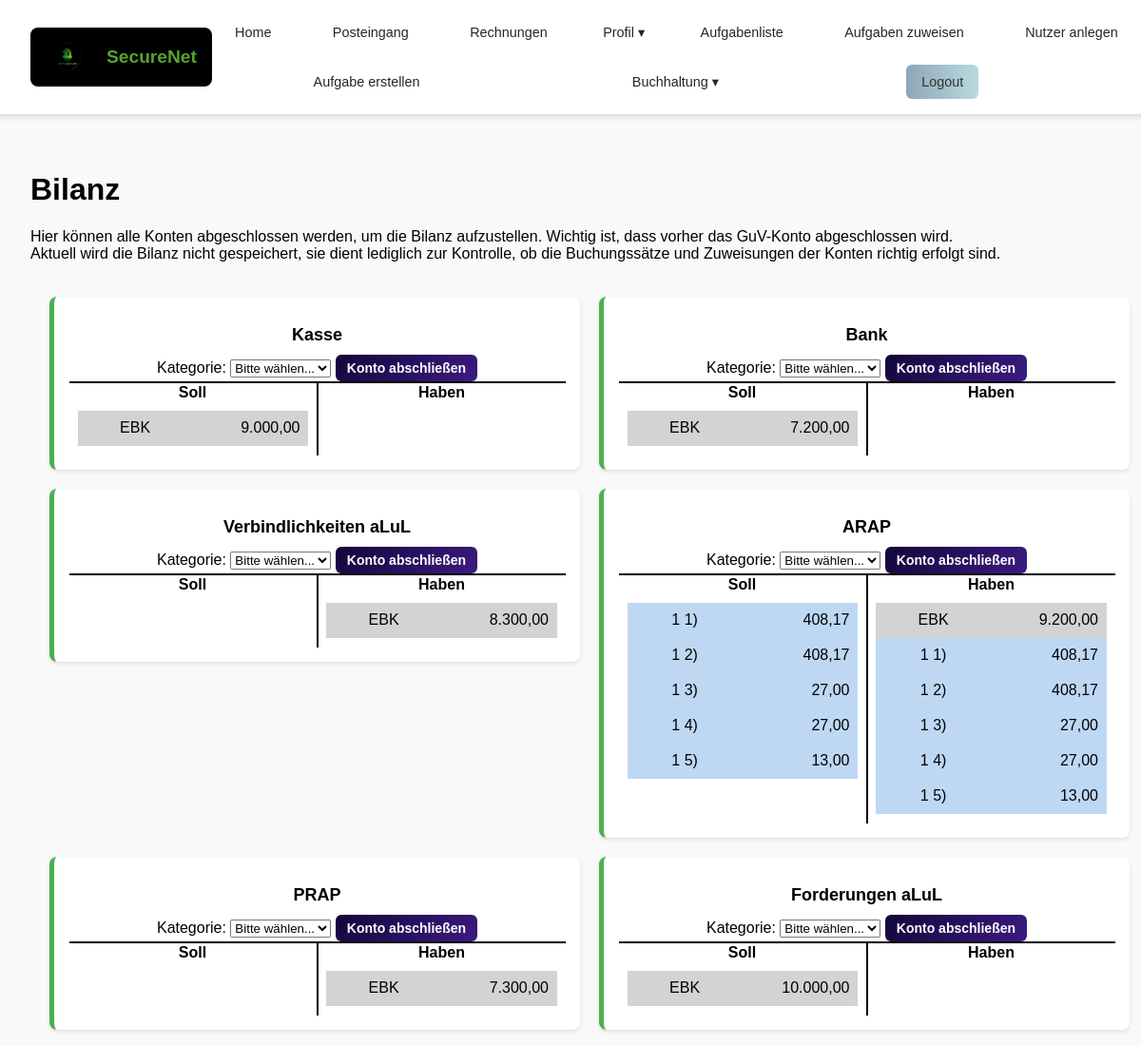
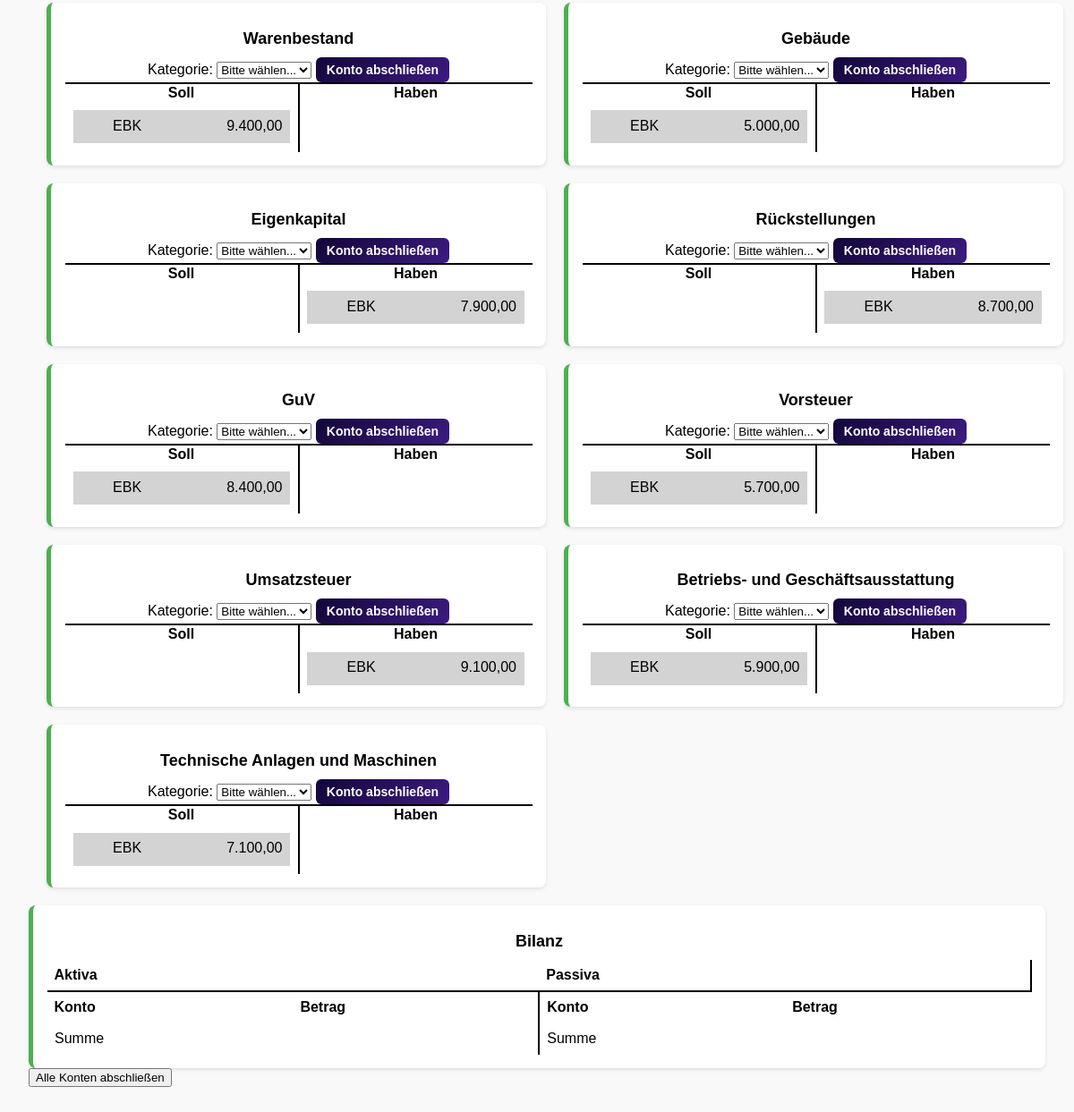
Page /posts/bilanz/ (signed in) on the committed database (2 pictures, top to bottom).
### posts/models.py (models this page shows, shortened)
class Konto(models.Model):
    KATEGORIE_CHOICES = [
        ('Bestandskonto', 'Bestandskonto'),
        ('Erfolgskonto', 'Erfolgskonto'),
    ]
    UNTERKATEGORIE_CHOICES = [
        ('Aktiva', 'Aktiva'),
        ('Passiva', 'Passiva'),
        ('Aufwand', 'Aufwand'),
        ('Ertrag', 'Ertrag'),
    ]
    name = models.CharField(max_length=255)
    kategorie = models.CharField(max_length=20, choices=KATEGORIE_CHOICES, blank=True, null=True)
    unterkategorie = models.CharField(max_length=20, choices=UNTERKATEGORIE_CHOICES, blank=True, null=True)
    kontonummer = models.IntegerField(null=True, blank=True)
    bilanzposition_nummer = models.IntegerField(null=True, blank=True)
    eins = models.CharField(max_length=20, choices=UNTERKATEGORIE_CHOICES, blank=True, null=True)
    erstellt_von = models.ForeignKey(
        settings.AUTH_USER_MODEL, null=True, blank=True,
        on_delete=models.SET_NULL, help_text="Nutzer, der das Konto erstellt hat"
    )
    kontenplan = models.ForeignKey('Kontenplan', null=True, blank=True, on_delete=models.SET_NULL)

class Anfangsbestand(models.Model):
    nutzer = models.ForeignKey(settings.AUTH_USER_MODEL, on_delete=models.CASCADE, related_name="anfangsbestaende")
    konto = models.ForeignKey(Konto, on_delete=models.CASCADE, related_name="anfangsbestaende")
    betrag = models.FloatField()
    class Meta:
        unique_together = ("nutzer", "konto")  # Jeder Nutzer hat für jedes Konto genau einen Eintrag

### posts/views.py (the view)
# urls.py: path('bilanz/', views.bilanz_uebersicht, name='bilanz'),
@login_required
def bilanz_uebersicht(request):
    user = request.user
    bestandskonten = Konto.objects.filter(kategorie="Bestandskonto").exclude(kategorie="Erfolgskonto")
    buchungen = Buchung.objects.filter(nutzer=request.user)
    anfangsbestaende = Anfangsbestand.objects.filter(nutzer=request.user)
    t_konten_all = build_t_konten(buchungen, anfangsbestaende)
    konto_kategorien = {str(konto.id): konto.unterkategorie for konto in bestandskonten}
    t_konten = {k: v for k, v in t_konten_all.items() if k in konto_kategorien}
    aktive_konten = [konto.name for konto in bestandskonten if konto.unterkategorie == "Aktiva"]
    passive_konten = [konto.name for konto in bestandskonten if konto.unterkategorie == "Passiva"]
    return render(request, "posts/bilanz.html", {
        "t_konten": t_konten,
        "aktive_konten": aktive_konten,
        "passive_konten": passive_konten,
        "bestandskonten": bestandskonten
    })

### posts/templatetags/my_filters.py (called while the page is built)
@register.filter
def get_item(dictionary, key):
    if isinstance(dictionary, dict):
        return dictionary.get(key, '')
    return ''

@register.filter
def german_format(value):
    try:
        return "{:,.2f}".format(abs(float(value))).replace(",", "X").replace(".", ",").replace("X", ".")
    except (ValueError, TypeError):
        return value

### posts/views.py (called while the page is built)
def safe_parse(val):
    if isinstance(val, str):
        return json.loads(val or "[]")
    return val or []

def generate_color(aufgabe_id):
    hash_value = int(hashlib.md5(str(aufgabe_id).encode(), usedforsecurity=False).hexdigest(), 16)
    hue = hash_value % 360
    return f"hsl({hue}, 70%, 85%)"

### posts/templates/posts/bilanz.html (shortened to what this page needs)
{% extends 'master_layout.html' %}
{% load static %}
{% load my_filters %}
{% block css %}
<link rel="stylesheet" href="{% static 'css/hauptbuch.css' %}">
{% endblock %}
{% block content %}
<h1>Bilanz</h1>
<p>Hier können alle Konten abgeschlossen werden, um die Bilanz aufzustellen. Wichtig ist, dass vorher das GuV-Konto abgeschlossen wird.
    <br>Aktuell wird die Bilanz nicht gespeichert, sie dient lediglich zur Kontrolle, ob die Buchungssätze und Zuweisungen der Konten richtig erfolgt sind.
</p>
<section class="hauptbuch">
    {% for konto, daten in t_konten.items %}
    <div class="konto" data-konto="{{ daten.name }}" data-kategorie="{{ bestandskonten|get_item:konto }}">
        <h2>{{ daten.name }}</h2>
        <label>Kategorie:</label>
        <select class="konto-kategorie">
            <option value="" selected disabled>Bitte wählen...</option>
        </select>
        <button class="konto-abschluss-btn">Konto abschließen</button>
        <table>
            <thead>
                <tr><th>Soll</th><th>Haben</th></tr>
            </thead>
            <tbody>
                <tr>
                    <td class="soll-werte">
                        <table class="soll-tabelle">
                            {% for aufgabe_id, betrag, farbe in daten.soll %}
                            <tr style="background-color: {{ farbe }};">
                                <td>{{ aufgabe_id }}</td>
                                <td class="betrag" data-value="{{ betrag }}">{{ betrag|german_format }}</td>
                            </tr>
                            {% endfor %}
                        </table>
                    </td>
                    <td class="haben-werte">
                        <table class="haben-tabelle">
                            {% for aufgabe_id, betrag, farbe in daten.haben %}
                            <tr style="background-color: {{ farbe }};">
                                <td>{{ aufgabe_id }}</td>
                                <td class="betrag" data-value="{{ betrag }}">{{ betrag|german_format }}</td>
                            </tr>
                            {% endfor %}
                        </table>
                    </td>
                </tr>
            </tbody>
        </table>
    </div>
    {% endfor %}
</section>
<section>
        <div class="konto">
            <h2>Bilanz</h2>
            <div class="bilanz-container">
                <table class="bilanz-tabelle t-konto">
                    <thead>
                        <tr>
                            <th colspan="2">Aktiva</th>
                            <th colspan="2">Passiva</th>
                        </tr>
                        <tr>
                            <th>Konto</th>
                            <th>Betrag</th>
                            <th>Konto</th>
                            <th>Betrag</th>
                        </tr>
                    </thead>
                    <tfoot>
                        <tr>
                            <td>Summe</td>
                            <td id="summe-aktiv">{{summe|german_format}}</td>
                            <td>Summe</td>
                            <td id="summe-passiv">{{summe|german_format}}</td>
                        </tr>
                    </tfoot>
                </table>
            </div>
        </div>
    </section>
<button id="abschluss-alle-btn">Alle Konten abschließen</button>
{% endblock %}

### staticfiles/css/master_layout.css (style rules this page uses)
body { margin: 0; padding: 0; font-family: Arial, sans-serif; background-color: #f9f9f9; }

### static_root_dev/css/hauptbuch.css (style rules this page uses)
.hauptbuch { display: grid; grid-template-columns: repeat(2, 1fr); gap: 20px; padding: 20px; align-items: flex-start; border-collapse: collapse; width: 100%; }
.konto { background: white; padding: 15px; border-radius: 8px; box-shadow: 0 2px 4px rgba(0, 0, 0, 0.1); border-left: 5px solid #4CAF50; text-align: center; align-items: flex-start; }
.konto h2 { font-size: 18px; margin-bottom: 10px; }
.konto table { width: 100%; border-collapse: collapse; table-layout: fixed; }
.konto-abschluss-btn { background: linear-gradient(135deg, #120639, #3d1b82); color: white; border: none; border-radius: 6px; padding: 6px 12px; font-size: 14px; font-weight: bold; cursor: pointer; transition: background 0.3s ease, transform 0.2s ease, opacity 0.2s ease; }
.konto td { padding: 8px; border: 1px solid transparent; vertical-align: top; }
.betrag { text-align: right; padding-right: 10px; }
.hauptbuch tr { border-radius: 5px; transition: background-color 0.3s ease-in-out; }
.hauptbuch thead th { border-top: 2px solid black !important; position: relative; z-index: 2; }
.hauptbuch th:nth-child(2) { border-left: 2px solid black !important; }
.hauptbuch > .konto > table > tbody > tr > td:nth-child(2) { border-left: 2px solid black !important; position: relative; }
.hauptbuch > .konto > table thead th:nth-child(2) { position: relative; }
.hauptbuch table td { height: 20px; }
table.t-konto thead tr:first-child th { border-bottom: 2px solid black; }
table.t-konto td, table.t-konto th { padding: 8px; text-align: left; }
table.t-konto td:nth-child(2), table.t-konto th:nth-child(2) { border-right: 2px solid black; }

### rows in the picture
Konto: name "Kasse"
Anfangsbestand: soll "9.000,00"
Konto: name "Bank"
Anfangsbestand: soll "7.200,00"
Konto: name "Verbindlichkeiten aLuL"
Anfangsbestand: haben "8.300,00"
Konto: name "ARAP"
Anfangsbestand: haben "9.200,00"
Konto: name "PRAP"
Anfangsbestand: haben "7.300,00"
Konto: name "Forderungen aLuL"
Anfangsbestand: soll "10.000,00"
Konto: name "Warenbestand"
Anfangsbestand: soll "9.400,00"
Konto: name "Gebäude"
Anfangsbestand: soll "5.000,00"
Konto: name "Eigenkapital"
Anfangsbestand: haben "7.900,00"
Konto: name "Rückstellungen"
Anfangsbestand: haben "8.700,00"
Konto: name "GuV"
Anfangsbestand: soll "8.400,00"
Konto: name "Vorsteuer"
Anfangsbestand: soll "5.700,00"
Konto: name "Umsatzsteuer"
Anfangsbestand: haben "9.100,00"
Konto: name "Betriebs- und Geschäftsausstattung"
Anfangsbestand: soll "5.900,00"
Konto: name "Technische Anlagen und Maschinen"
Anfangsbestand: soll "7.100,00"

### other values in the picture
{{ aufgabe_id }} "EBK" "EBK" "1 1)" "1 2)" "1 3)" "1 4)" "1 5)" "EBK" "EBK" "EBK" "EBK" "EBK" "EBK" "EBK"
{{ aufgabe_id }} "EBK" "EBK" "1 1)" "1 2)" "1 3)" "1 4)" "1 5)" "EBK" "EBK" "EBK" "EBK"
{{ betrag|german_format }} "408,17" "408,17" "27,00" "27,00" "13,00"
